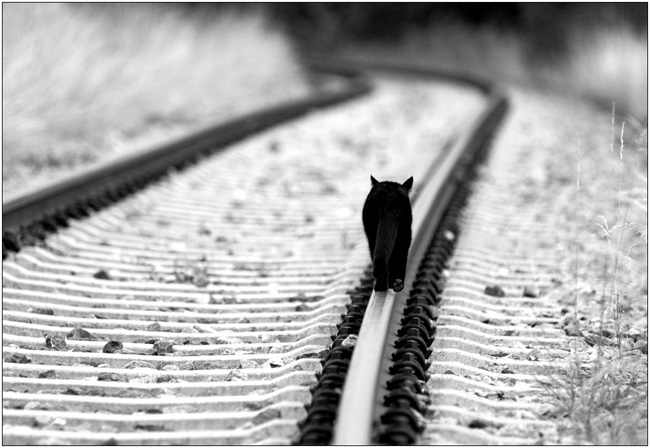
#> input picture kotik.jpg, 650 x 448 px
$ python fltr.py
#> lines starting #> are read from the running program, lines starting #| are printed output that depends on the picture
import cv2
import numpy as np
from matplotlib import pyplot as plt

image =cv2.imread("kotik.jpg")
#> image is the input picture: shape (448, 650, 3); min 0, max 255, mean 172.1
image = cv2.cvtColor(image, cv2.COLOR_BGR2RGB)
image_in_gray = cv2.cvtColor(image, cv2.COLOR_RGB2GRAY)
plt.imshow(image_in_gray, cmap="gray")
plt.show()
kernel = np.array([-0.5, 0.5])
dst = cv2.filter2D(image_in_gray,-1,kernel)
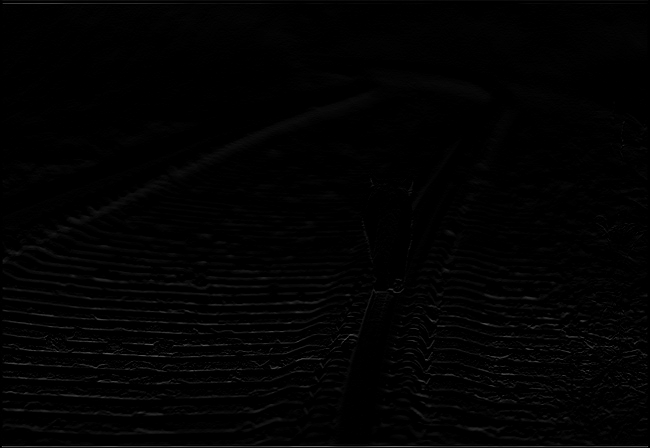
#> dst: shape (448, 650); min 0, max 112, mean 2.5
plt.imshow(dst,cmap="gray")
plt.show()
print(kernel)
